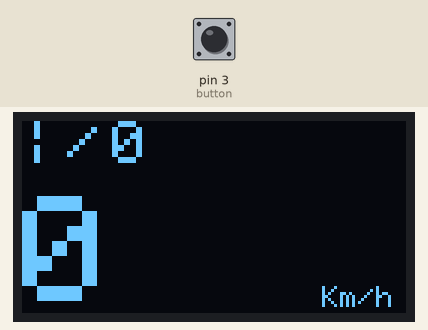
A sketch run on a simulated Arduino Nano, built with avr-gcc and run on an emulated ATmega328P. Shown: 128×64 one-colour display. The inputs (shaded band) are chosen by the test bench; at power-on: pin 3 (button) LOW. What the sketch prints to the serial monitor is not drawn.

Above: at 3.98 s.
4.0 s: pin 3 (button) pulled HIGH for 0.15 s
At 4.28 s:
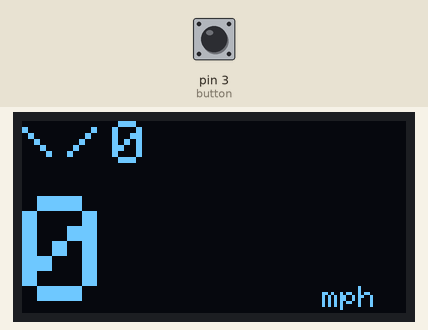
At 4.64 s:
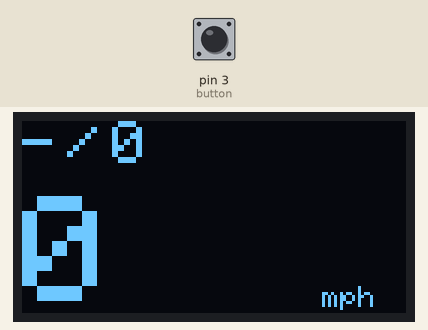
4.7 s: pin 3 (button) pulled HIGH for 0.15 s
At 4.96 s:
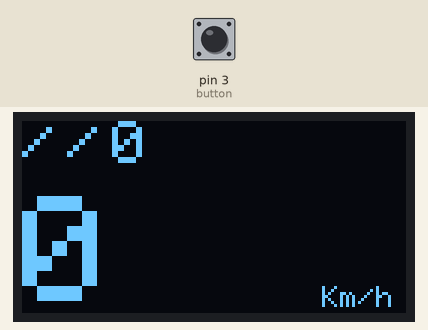

The sketch:

myGPS_03-100-Working-Nano.ino
```cpp
#include <SoftwareSerial.h>
#include <SPI.h>
#include <Wire.h>
#include <Adafruit_GFX.h>


const unsigned char UBLOX_INIT[] PROGMEM = {
  // Disable NMEA for NEO M8N, M9N
  0xB5,0x62,0x06,0x01,0x08,0x00,0xF0,0x00,0x00,0x00,0x00,0x00,0x00,0x00,0xFF,0x23, // GxGGA off
  0xB5,0x62,0x06,0x01,0x08,0x00,0xF0,0x01,0x00,0x00,0x00,0x00,0x00,0x00,0x00,0x2A, // GxGLL off
  0xB5,0x62,0x06,0x01,0x08,0x00,0xF0,0x02,0x00,0x00,0x00,0x00,0x00,0x00,0x01,0x31, // GxGSA off
  0xB5,0x62,0x06,0x01,0x08,0x00,0xF0,0x03,0x00,0x00,0x00,0x00,0x00,0x00,0x02,0x38, // GxGSV off
  0xB5,0x62,0x06,0x01,0x08,0x00,0xF0,0x04,0x00,0x00,0x00,0x00,0x00,0x00,0x03,0x3F, // GxRMC off
  0xB5,0x62,0x06,0x01,0x08,0x00,0xF0,0x05,0x00,0x00,0x00,0x00,0x00,0x00,0x04,0x46, // GxVTG off

//   // Disable UBX
  0xB5,0x62,0x06,0x01,0x08,0x00,0x01,0x07,0x00,0x00,0x00,0x00,0x00,0x00,0x17,0xDC, //NAV-PVT off
//   0xB5,0x62,0x06,0x01,0x08,0x00,0x01,0x02,0x00,0x00,0x00,0x00,0x00,0x00,0x12,0xB9, //NAV-POSLLH off
//   0xB5,0x62,0x06,0x01,0x08,0x00,0x01,0x03,0x00,0x00,0x00,0x00,0x00,0x00,0x13,0xC0, //NAV-STATUS off
  // 0xB5,0x62,0x06,0x01,0x08,0x00,0x01,0x12,0x00,0x00,0x00,0x00,0x00,0x00,0x22,0x29, //NAV-VELNED off

//   // Enable UBX
  0xB5,0x62,0x06,0x01,0x08,0x00,0x01,0x07,0x00,0x01,0x00,0x00,0x00,0x00,0x18,0xE1, //NAV-PVT on

//   // Rate
  // 0xB5,0x62,0x06,0x08,0x06,0x00,0x28,0x00,0x01,0x00,0x01,0x00,0x3E,0xAA, //(25Hz)
  // 0xB5,0x62,0x06,0x08,0x06,0x00,0x32,0x00,0x01,0x00,0x01,0x00,0x48,0xE6, //(20Hz)
  // 0xB5,0x62,0x06,0x08,0x06,0x00,0x42,0x00,0x01,0x00,0x01,0x00,0x58,0x46, //(15.15Hz)
  0xB5,0x62,0x06,0x08,0x06,0x00,0x64,0x00,0x01,0x00,0x01,0x00,0x7A,0x12, //(10Hz)
  // 0xB5,0x62,0x06,0x08,0x06,0x00,0x78,0x00,0x01,0x00,0x01,0x00,0x8E,0x8A, //(8.33Hz)
  // 0xB5,0x62,0x06,0x08,0x06,0x00,0xC8,0x00,0x01,0x00,0x01,0x00,0xDE,0x6A, //(5Hz)
  // 0xB5,0x62,0x06,0x08,0x06,0x00,0xE8,0x03,0x01,0x00,0x01,0x00,0x01,0x39, //(1Hz)
};

#define GPS Serial

#define button 3
int state = 0;
int old = 0;
int buttonPoll = 0;

#include <Adafruit_SSD1306.h>
#define SCREEN_WIDTH 128
#define SCREEN_HEIGHT 64

//On an arduino UNO: A4(SDA), A5(SCL)
#define OLED_RESET -1 //Reset pin # (or -1 if sharing Arduino reset pin)
#define SCREEN_ADDRESS 0x3C //See datasheet for Address
Adafruit_SSD1306 display(SCREEN_WIDTH, SCREEN_HEIGHT, &Wire, OLED_RESET);

const unsigned char UBX_HEADER[] = { 0xB5, 0x62 };

struct NAV_PVT {
  unsigned char cls;
  unsigned char id;
  unsigned short len;
  unsigned long iTOW;          // GPS time of week of the navigation epoch (ms)

  unsigned short year;         // Year (UTC)
  unsigned char month;         // Month, range 1..12 (UTC)
  unsigned char day;           // Day of month, range 1..31 (UTC)
  unsigned char hour;          // Hour of day, range 0..23 (UTC)
  unsigned char min;           // Minute of hour, range 0..59 (UTC)
  unsigned char sec;           // Seconds of minute, range 0..60 (UTC)
  unsigned char valid;         // Validity Flags (see graphic below)
  unsigned long tAcc;          // Time accuracy estimate (UTC) (ns)
  long nano;                   // Fraction of second, range -1e9 .. 1e9 (UTC) (ns)
  unsigned char fixType;       // GNSSfix Type, range 0..5
  unsigned char flags;         // Fix Status Flags
  unsigned char flags2;
  unsigned char numSV;         // Number of satellites used in Nav Solution
  long lon;                    // Longitude (deg)
  long lat;                    // Latitude (deg)
  long height;                 // Height above Ellipsoid (mm)
  long hMSL;                   // Height above mean sea level (mm)
  unsigned long hAcc;          // Horizontal Accuracy Estimate (mm)
  unsigned long vAcc;          // Vertical Accuracy Estimate (mm)
  long velN;                   // NED north velocity (mm/s)
  long velE;                   // NED east velocity (mm/s)
  long velD;                   // NED down velocity (mm/s)
  long gSpeed;                 // Ground Speed (2-D) (mm/s)
  long headMot;                // Heading of motion 2-D (deg)
  unsigned long sAcc;          // Speed Accuracy Estimate
  unsigned long headAcc;       // Heading Accuracy Estimate
  unsigned short pDOP;         // Position dilution of precision
  unsigned short flags3;
  long headVeh;
  short magDec;
  unsigned short magAcc;

/////////////////////////////////////////////////////////////////
  unsigned long buffer1;     // To Pass Checksum check
/////////////////////////////////////////////////////////////////

};

NAV_PVT pvt;

void calcChecksum(unsigned char* CK) {
  memset(CK, 0, 2);
  for (int i = 0; i < (int)sizeof(NAV_PVT); i++) {
    CK[0] += ((unsigned char*)(&pvt))[i];
    CK[1] += CK[0];
  }
}

bool processGPS() {
  static int fpos = 0;
  static unsigned char checksum[2];
  const int payloadSize = sizeof(NAV_PVT);


  while ( GPS.available() ) {
    byte c = GPS.read();
    if ( fpos < 2 ) {
      if ( c == UBX_HEADER[fpos] )
        fpos++;
      else
        fpos = 0;
    }
    else {
      if ( (fpos-2) < payloadSize )
        ((unsigned char*)(&pvt))[fpos-2] = c;

      fpos++;

      if ( fpos == (payloadSize+2) ) {
        calcChecksum(checksum);
      }
      else if ( fpos == (payloadSize+3) ) {
        if ( c != checksum[0] )
          fpos = 0;
      }
      else if ( fpos == (payloadSize+4) ) {
        fpos = 0;
        if ( c == checksum[1] ) {
          return true;
        }
      }
      else if ( fpos > (payloadSize+4) ) {
        fpos = 0;
      }
    }
  }
  return false;
}

void setup()
{
  // Serial.begin(9600);
  GPS.begin(9600);
  // GPS.begin(19200);
  // GPS.begin(38400);

  pinMode(button, INPUT);
  digitalWrite(LED_BUILTIN, LOW);

  for(int i = 0; i < sizeof(UBLOX_INIT); i++) {
    GPS.write( pgm_read_byte(UBLOX_INIT+i) );
    delay(5); // simulating a 38400baud pace (or less), otherwise commands are not accepted by the device.
  }

  // SSD1306_SWITCHCAPVCC = generate display voltage from 3.3V internally
  if(!display.begin(SSD1306_SWITCHCAPVCC, SCREEN_ADDRESS)) {
    Serial.println(F("SSD1306 allocation failed"));
    for(;;); // Don't proceed, loop forever
  }

  display.clearDisplay();
  display.display();
  delay(2000);

}

int numSV = 0;
unsigned long gSpeed = 0;
unsigned long lastScreenUpdate = 0;
int speedCalc = 0;
String speedoText = "N/A";

char* spinner = "/-\\|";
byte screenRefreshSpinnerPos = 0;
byte gpsUpdateSpinnerPos = 0;

void loop() {
  //############################################################################

  buttonPoll = digitalRead(button);
  if(buttonPoll == 1){
    // delay(50);
    delay(100);
    buttonPoll = digitalRead(button);
    if(buttonPoll == 0){
      state = old + 1;
    }
  }
  // else{
  //   delay(100);
  // }


  //#################################################################################

  if ( processGPS() ) {

    gSpeed = pvt.gSpeed;
    numSV = pvt.numSV;
    gpsUpdateSpinnerPos = (gpsUpdateSpinnerPos + 1) % 4;
  }

  unsigned long now = millis();
  // if ( now - lastScreenUpdate > 100 ) { // 10Hz
  if ( now - lastScreenUpdate > 50 ) { // 20Hz
    updateScreen();
    lastScreenUpdate = now;
    screenRefreshSpinnerPos = (screenRefreshSpinnerPos + 1) % 4;
  }
}

void updateScreen(){
  // Button state change
  switch (state){
      case 1:
        digitalWrite(LED_BUILTIN, HIGH);
        old = state;
        speedoText = "mph";
        speedCalc = (gSpeed / 445.114); // mph

        // speedoText = "Km/h";
        // speedCalc = (gSpeed / 276.581); // Kmh
        break;

      default:
        digitalWrite(LED_BUILTIN, LOW);
        old = 0;
        // speedoText = "mph";
        // speedCalc = (gSpeed / 445.114); // mph

        speedoText = "Km/h";
        speedCalc = (gSpeed / 276.581); // Kmh

      break;
    }

  display.clearDisplay();
  display.setTextColor(SSD1306_WHITE);

  display.setTextSize(2);

  display.setCursor(0, 0);
  display.print(spinner[screenRefreshSpinnerPos]);

  display.setCursor(15, 0);
  display.print(spinner[gpsUpdateSpinnerPos]);

  display.setCursor(30, 0);
  display.print(numSV);

  display.setTextSize(5);
  display.setCursor(0, 25);
  display.print(speedCalc); // Km/h or mph, calculation

  display.setTextSize(1);
  display.setCursor(100, 55);
  display.print(speedoText); // Km/h or mph, text only

  display.display();
}
```
